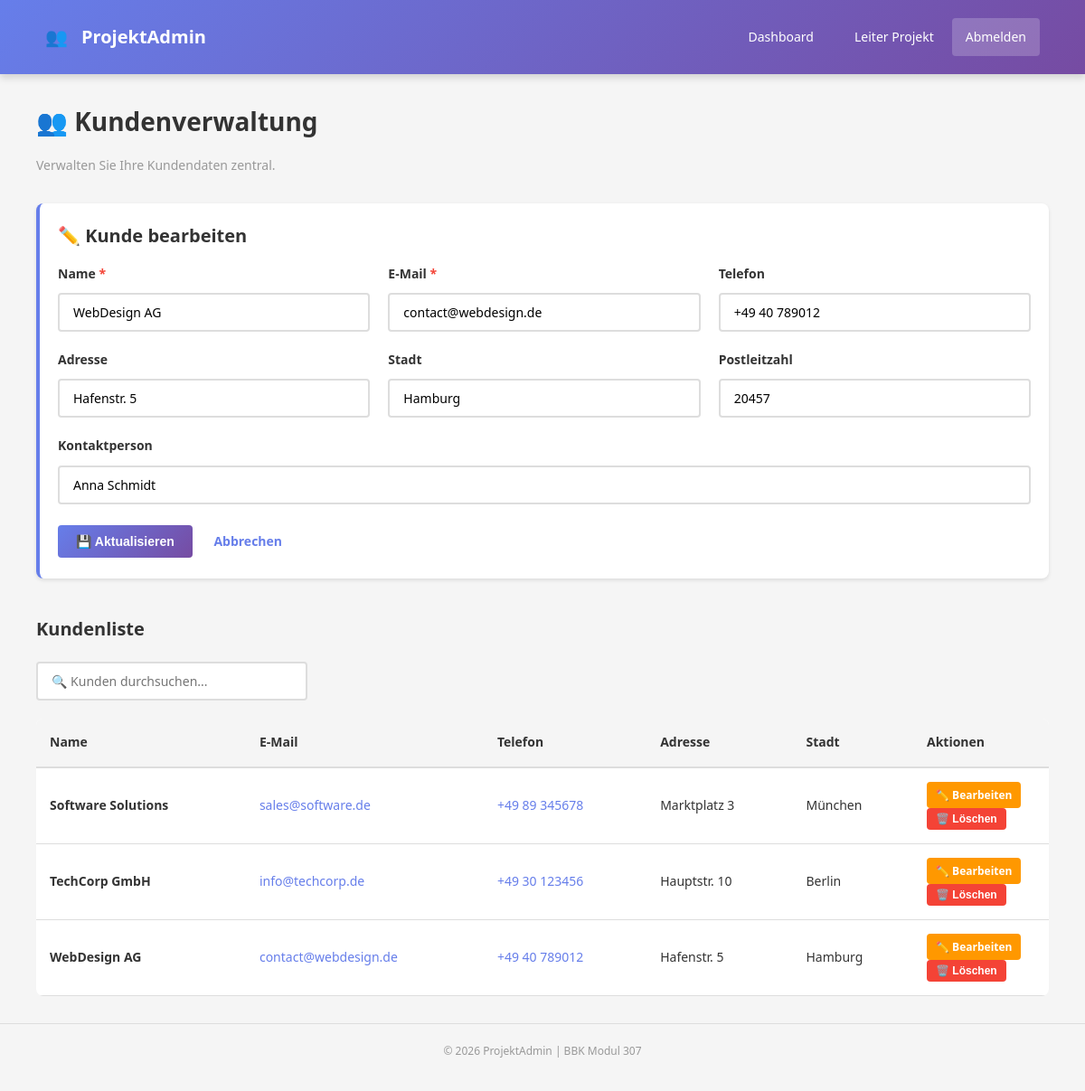
/pages/manage_permissions.php?edit=2 (signed in), run on the app's committed database.
### tables this page shows
CREATE TABLE IF NOT EXISTS customers (
    id INT PRIMARY KEY AUTO_INCREMENT,
    name VARCHAR(150) NOT NULL,
    email VARCHAR(100) NOT NULL,
    phone VARCHAR(20),
    address VARCHAR(255),
    city VARCHAR(100),
    postal_code VARCHAR(10),
    contact_person VARCHAR(150),
    created_at TIMESTAMP DEFAULT CURRENT_TIMESTAMP,
    updated_at TIMESTAMP DEFAULT CURRENT_TIMESTAMP ON UPDATE CURRENT_TIMESTAMP,
    INDEX idx_name (name),
    INDEX idx_email (email)
);

### pages/manage_permissions.php (the view, shortened to what this page needs)
<?php
require '../config.php';
try {
    $stmt = $pdo->query('SELECT * FROM customers ORDER BY name');
    $customers = $stmt->fetchAll();
} catch (Exception $e) {
    $customers = [];
    $error = 'Fehler beim Laden: ' . $e->getMessage();
}
$editCustomer = null;
if (isset($_GET['edit'])) {
    $id = (int)$_GET['edit'];
    $stmt = $pdo->prepare('SELECT * FROM customers WHERE id = ?');
    $stmt->execute([$id]);
    $editCustomer = $stmt->fetch();
}
?>
<!DOCTYPE html>
<html lang="de">
<head>
    <link rel="stylesheet" href="../css/style.css">
    <link rel="stylesheet" href="../css/responsive.css">
</head>
<body>
    <div class="wrapper">
        <nav class="navbar">
            <div class="container">
                <div class="navbar-brand">
                    <span>👥</span>
                    <span><?php echo APP_NAME; ?></span>
                </div>
                <div class="navbar-menu">
                    <a href="../dashboard.php">Dashboard</a>
                    <div class="user-info">
                        <span><?php echo htmlspecialchars($_SESSION['user_name']); ?></span>
                        <a href="../logout.php" class="logout-btn">Abmelden</a>
                    </div>
                </div>
            </div>
        </nav>
        <main>
            <div class="container">
                <h1>👥 Kundenverwaltung</h1>
                <p style="color: var(--gray-color); margin-bottom: var(--spacing-xl);">Verwalten Sie Ihre Kundendaten zentral.</p>
                <div class="form-section">
                    <h2><?php echo $editCustomer ? '✏️ Kunde bearbeiten' : '➕ Neuer Kunde'; ?></h2>
                    <form method="POST" class="needs-validation" id="customer-form">
                        <div class="form-row">
                            <div class="form-group">
                                <label for="name">Name <span style="color: var(--danger-color);">*</span></label>
                                <input type="text" name="name" id="name" required minlength="3" maxlength="150"
                                       value="<?php echo $editCustomer['name'] ?? ''; ?>">
                            </div>
                            <div class="form-group">
                                <label for="email">E-Mail <span style="color: var(--danger-color);">*</span></label>
                                <input type="email" name="email" id="email" required
                                       value="<?php echo $editCustomer['email'] ?? ''; ?>">
                            </div>
                            <div class="form-group">
                                <label for="phone">Telefon</label>
                                <input type="tel" name="phone" id="phone"
                                       value="<?php echo $editCustomer['phone'] ?? ''; ?>"
                                       placeholder="+49 30 123456">
                            </div>
                        </div>
                        <div class="form-row">
                            <div class="form-group">
                                <label for="address">Adresse</label>
                                <input type="text" name="address" id="address"
                                       value="<?php echo $editCustomer['address'] ?? ''; ?>">
                            </div>
                            <div class="form-group">
                                <label for="city">Stadt</label>
                                <input type="text" name="city" id="city"
                                       value="<?php echo $editCustomer['city'] ?? ''; ?>">
                            </div>
                            <div class="form-group">
                                <label for="postal_code">Postleitzahl</label>
                                <input type="text" name="postal_code" id="postal_code" maxlength="10"
                                       value="<?php echo $editCustomer['postal_code'] ?? ''; ?>">
                            </div>
                        </div>
                        <div class="form-group">
                            <label for="contact_person">Kontaktperson</label>
                            <input type="text" name="contact_person" id="contact_person"
                                   value="<?php echo $editCustomer['contact_person'] ?? ''; ?>">
                        </div>
                        <button type="submit" class="btn btn-primary">
                            <?php echo $editCustomer ? '💾 Aktualisieren' : '✅ Hinzufügen'; ?>
                        </button>
                        <?php if ($editCustomer): ?>
                            <a href="manage_customers.php" class="btn btn-secondary">Abbrechen</a>
                        <?php endif; ?>
                    </form>
                </div>
                <h2 style="margin-top: var(--spacing-2xl); margin-bottom: var(--spacing-lg);">Kundenliste</h2>
                <input type="text" id="customer-search" data-table-search="customers-table"
                       placeholder="🔍 Kunden durchsuchen..." style="max-width: 300px; margin-bottom: var(--spacing-lg);">
                <div class="table-responsive">
                    <table id="customers-table" class="card">
                        <thead>
                            <tr>
                                <th>Name</th>
                                <th>E-Mail</th>
                                <th>Telefon</th>
                                <th>Adresse</th>
                                <th>Stadt</th>
                                <th style="width: 150px;">Aktionen</th>
                            </tr>
                        </thead>
                        <tbody>
                            <?php foreach ($customers as $customer): ?>
                                <tr>
                                    <td><strong><?php echo htmlspecialchars($customer['name']); ?></strong></td>
                                    <td><a href="mailto:<?php echo htmlspecialchars($customer['email']); ?>"><?php echo htmlspecialchars($customer['email']); ?></a></td>
                                    <td><a href="tel:<?php echo htmlspecialchars($customer['phone']); ?>"><?php echo htmlspecialchars($customer['phone']); ?></a></td>
                                    <td><?php echo htmlspecialchars($customer['address']); ?></td>
                                    <td><?php echo htmlspecialchars($customer['city']); ?></td>
                                    <td>
                                        <a href="?edit=<?php echo $customer['id']; ?>" class="btn btn-warning btn-small">✏️ Bearbeiten</a>
                                        <form method="POST" style="display:inline;">
                                            <button type="submit" class="btn btn-danger btn-small"
                                                    onclick="return confirmDelete('diesen Kunden');">🗑️ Löschen</button>
                                        </form>
                                    </td>
                                </tr>
                            <?php endforeach; ?>
                        </tbody>
                    </table>
                </div>
            </div>
        </main>
        <footer>
            <p>&copy; 2026 <?php echo APP_NAME; ?> | BBK Modul 307</p>
        </footer>
    </div>
</body>
</html>

### css/style.css (style rules this page uses)
* { margin: 0; padding: 0; box-sizing: border-box; }
:root { --primary-color: #667eea; --primary-dark: #5568d3; --secondary-color: #764ba2; --success-color: #4CAF50; --danger-color: #f44336; --warning-color: #ff9800; --info-color: #2196F3; --light-color: #f5f5f5; --dark-color: #333; --gray-color: #999; --border-color: #ddd; --spacing-xs: 5px; --spacing-sm: 10px; --spacing-md: 15px; --spacing-lg: 20px; --spacing-xl: 30px; --spacing-2xl: 40px; --font-family: 'Segoe UI', Tahoma, Geneva, Verdana, sans-serif; --font-size-base: 14px; --font-size-lg: 16px; --font-size-xl: 20px; --font-size-2xl: 28px; --shadow-sm: 0 2px 4px rgba(0,0,0,0.1); --shadow-md: 0 4px 8px rgba(0,0,0,0.15); --shadow-lg: 0 8px 16px rgba(0,0,0,0.2); --radius-sm: 4px; --radius-md: 8px; --radius-lg: 12px; }
html { font-size: 16px; scroll-behavior: smooth; }
body { font-family: var(--font-family); font-size: var(--font-size-base); color: var(--dark-color); background: var(--light-color); line-height: 1.6; }
h1, h2, h3, h4, h5, h6 { font-weight: 600; margin-bottom: var(--spacing-md); color: var(--dark-color); }
h1 { font-size: var(--font-size-2xl); }
h2 { font-size: var(--font-size-xl); }
p { margin-bottom: var(--spacing-md); }
a { color: var(--primary-color); text-decoration: none; transition: color 0.3s ease; }
.container { max-width: 1200px; margin: 0 auto; padding: 0 var(--spacing-lg); }
.wrapper { display: flex; min-height: 100vh; flex-direction: column; }
main { flex: 1; padding: var(--spacing-xl) var(--spacing-lg); }
footer { background: var(--light-color); padding: var(--spacing-lg); text-align: center; color: var(--gray-color); font-size: 12px; border-top: 1px solid var(--border-color); }
.navbar { background: linear-gradient(135deg, #667eea 0%, #764ba2 100%); color: white; padding: var(--spacing-lg) var(--spacing-xl); box-shadow: var(--shadow-md); position: sticky; top: 0; z-index: 100; }
.navbar .container { display: flex; justify-content: space-between; align-items: center; }
.navbar-brand { font-size: var(--font-size-xl); font-weight: 700; display: flex; align-items: center; gap: var(--spacing-md); }
.navbar-menu { display: flex; gap: var(--spacing-xl); align-items: center; }
.navbar-menu a { color: white; padding: var(--spacing-sm) var(--spacing-md); border-radius: var(--radius-sm); transition: background 0.3s ease; }
.user-info { display: flex; align-items: center; gap: var(--spacing-lg); }
.logout-btn { background: rgba(255, 255, 255, 0.2); padding: var(--spacing-sm) var(--spacing-md); border-radius: var(--radius-sm); color: white !important; }
.form-group { margin-bottom: var(--spacing-lg); }
label { display: block; margin-bottom: var(--spacing-sm); font-weight: 600; color: var(--dark-color); }
input, select, textarea { width: 100%; padding: var(--spacing-sm) var(--spacing-md); border: 2px solid var(--border-color); border-radius: var(--radius-sm); font-family: var(--font-family); font-size: var(--font-size-base); transition: all 0.3s ease; background: white; }
.form-row { display: grid; grid-template-columns: repeat(auto-fit, minmax(280px, 1fr)); gap: var(--spacing-lg); }
.form-section { background: white; padding: var(--spacing-lg); border-radius: var(--radius-md); margin-bottom: var(--spacing-lg); box-shadow: var(--shadow-sm); border-left: 4px solid var(--primary-color); }
button, .btn { padding: var(--spacing-sm) var(--spacing-lg); border: none; border-radius: var(--radius-sm); font-size: var(--font-size-base); font-weight: 600; cursor: pointer; transition: all 0.3s ease; display: inline-flex; align-items: center; gap: var(--spacing-sm); }
.btn-primary { background: linear-gradient(135deg, #667eea 0%, #764ba2 100%); color: white; }
.btn-danger { background: var(--danger-color); color: white; }
.btn-warning { background: var(--warning-color); color: white; }
.btn-small { padding: 5px 10px; font-size: 12px; }
table { width: 100%; border-collapse: collapse; background: white; border-radius: var(--radius-md); overflow: hidden; }
thead { background: var(--light-color); }
th { padding: var(--spacing-md); text-align: left; font-weight: 600; border-bottom: 2px solid var(--border-color); }
td { padding: var(--spacing-md); border-bottom: 1px solid var(--border-color); }
.table-responsive { overflow-x: auto; }

### data on the page
customers: name "WebDesign AG", email "contact@webdesign.de", phone "+49 40 789012", address "Hafenstr. 5", city "Hamburg", postal_code "20457", contact_person "Anna Schmidt"
customers: name "Software Solutions", email "sales@software.de", phone "+49 89 345678", address "Marktplatz 3", city "München"
customers: name "TechCorp GmbH", email "info@techcorp.de", phone "+49 30 123456", address "Hauptstr. 10", city "Berlin"

### other printed values
APP_NAME "ProjektAdmin"
$_SESSION['user_name'] "Leiter Projekt"
